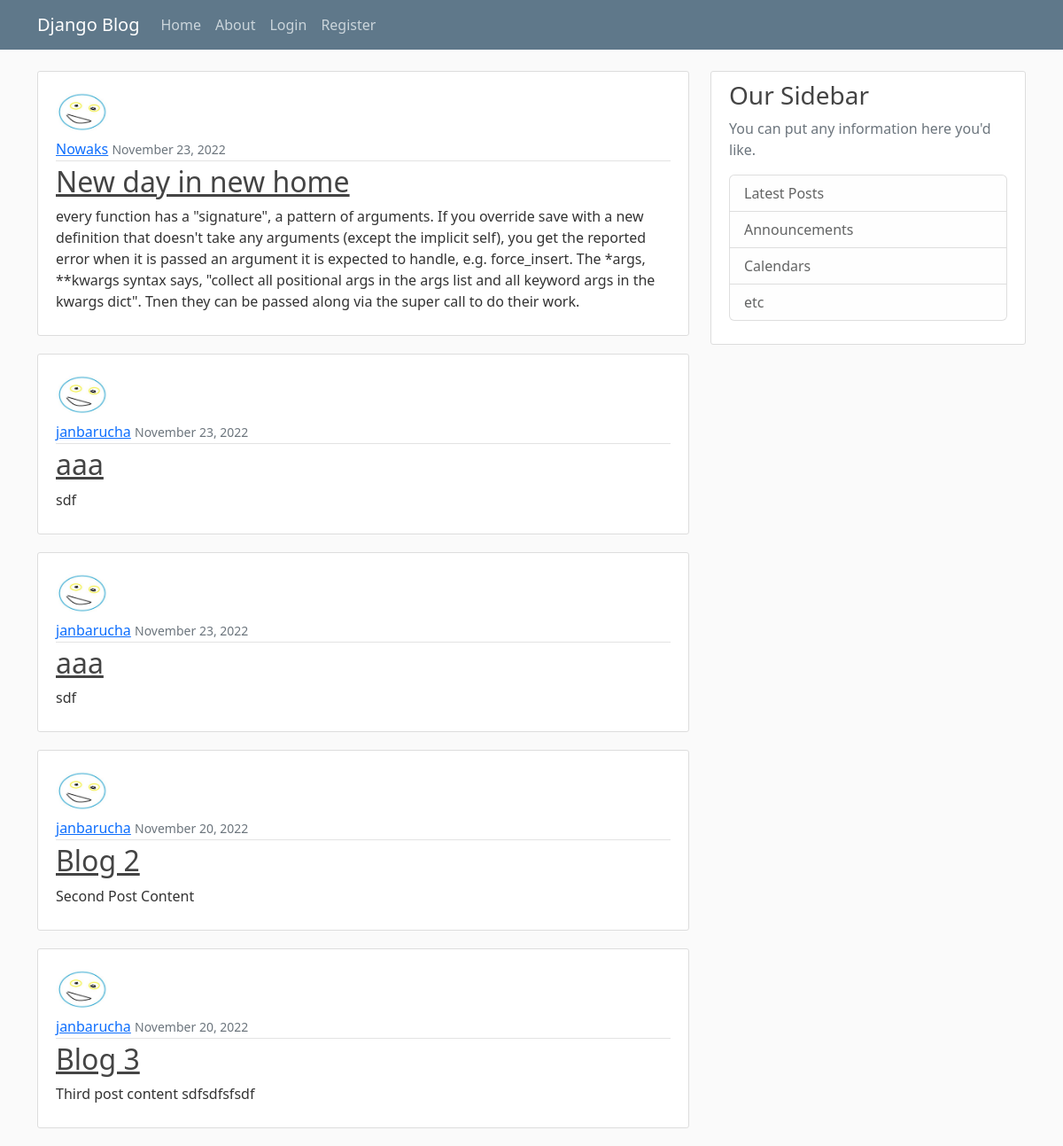
The app's page /, older data.
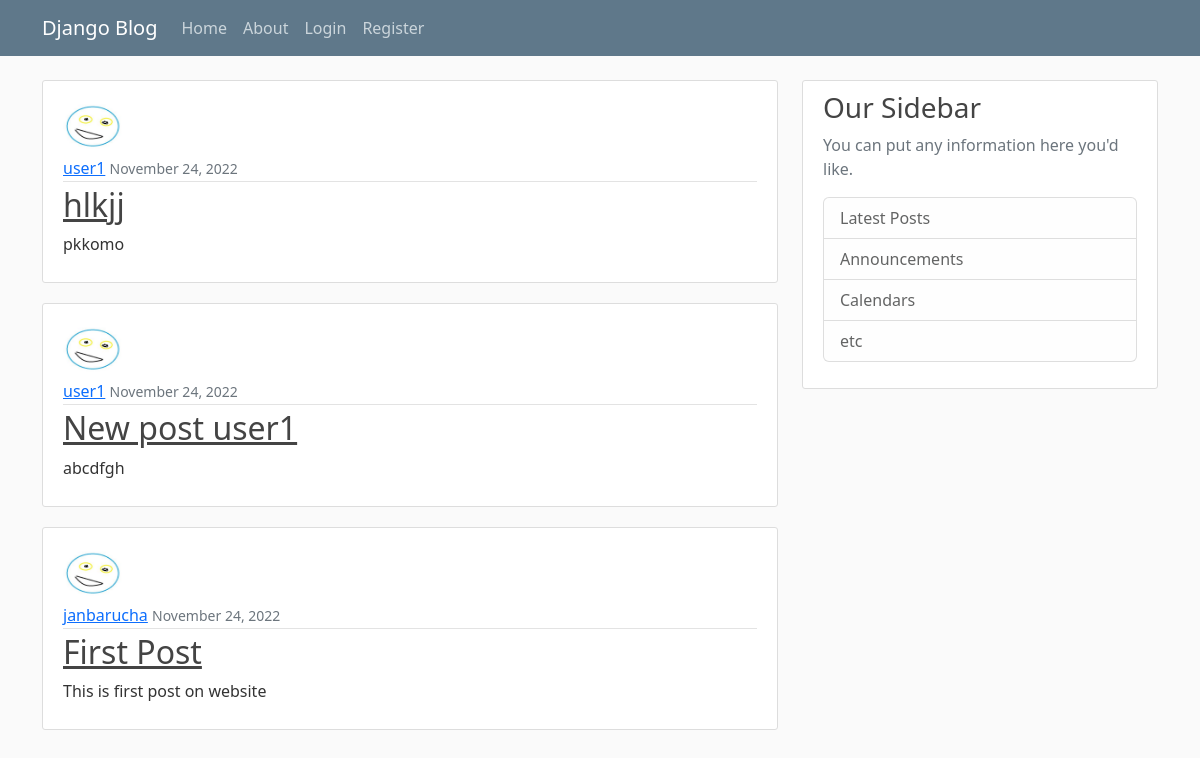
The same page, newer data.
### blog/models.py (models this page shows, shortened)
class Post(models.Model):
    title = models.CharField(max_length=50)
    content = models.TextField()
    date_posted = models.DateTimeField(default=timezone.now())
    author = models.ForeignKey(User, on_delete=models.CASCADE)

### users/models.py (models this page shows, shortened)
class Profile(models.Model):
    user = models.OneToOneField(User, on_delete=models.CASCADE)
    image = models.ImageField(default='mypicture.jpg', upload_to='profile_pics')

### blog/views.py (the view)
# urls.py: path('', PostListView.as_view(), name='blog-home'),
class PostListView(ListView):
    model = Post
    template_name = 'blog/home.html'
    context_object_name = 'posts'
    ordering = ['-date_posted']
    paginate_by = 5

### blog/templates/blog/home.html
{% extends "blog/base.html" %}
{% block content %}
    {% for post in posts %}
        <article class="media content-section">
            <img class= "rounded-circle article-img" src="{{ post.author.profile.image.url }}" >
            <div class="media-body">
                <div class="article-metadata">
                    <a class="mr-2" href="#">{{ post.author }}</a>
                    <small class="text-muted">{{ post.date_posted | date:"F d, Y" }}</small>
            </div>
            <h2><a class="article-title" href="{% url 'post-detail' post.id %}">{{ post.title }}</a></h2>
        <p class="article-content">{{ post.content }}</p>
  </div>
</article>
    {% endfor %}
{% endblock content %}

### blog/templates/blog/base.html (shortened to what this page needs)
{% load static %}
<!DOCTYPE html>
<html lang="en">
<head>
    <link href="https://cdn.jsdelivr.net/npm/bootstrap@5.2.2/dist/css/bootstrap.min.css" rel="stylesheet">
    <link rel ="stylesheet" type="text/css" href="{% static 'blog/main.css' %}" >
</head>
<body>
<header class="site-header">
      <nav class="navbar navbar-expand-md navbar-dark bg-steel fixed-top">
        <div class="container">
          <a class="navbar-brand mr-4" href="{% url 'blog-home' %}">Django Blog</a>
          <div class="collapse navbar-collapse" id="navbarToggle">
            <div class="navbar-nav mr-auto">
              <a class="nav-item nav-link" href="{% url 'blog-home' %}">Home</a>
              <a class="nav-item nav-link" href="{% url 'blog-about' %}">About</a>
            </div>
            <div class="navbar-nav">
              {% if user.is_authenticated %}
                <a class="nav-item nav-link" href="{% url 'post-create' %}">New Post</a>
                <a class="nav-item nav-link" href="{% url 'profile' %}">Profile</a>
                <a class="nav-item nav-link" href="{% url 'logout' %}">Logout</a>
              {% else %}
                <a class="nav-item nav-link" href="{% url 'login' %}">Login</a>
                <a class="nav-item nav-link" href="{% url 'register' %}">Register</a>
              {% endif %}
            </div>
          </div>
        </div>
      </nav>
</header>
    <main role="main" class="container">
  <div class="row">
    <div class="col-md-8">
      {% block content %} {% endblock %}
    </div>
    <div class="col-md-4">
      <div class="content-section">
        <h3>Our Sidebar</h3>
        <p class='text-muted'>You can put any information here you'd like.
          <ul class="list-group">
            <li class="list-group-item list-group-item-light">Latest Posts</li>
            <li class="list-group-item list-group-item-light">Announcements</li>
            <li class="list-group-item list-group-item-light">Calendars</li>
            <li class="list-group-item list-group-item-light">etc</li>
          </ul>
        </p>
      </div>
    </div>
  </div>
</main>
  </body>
</body>
</html>

### blog/static/blog/main.css (style rules this page uses)
body { background: #fafafa; color: #333333; margin-top: 5rem; }
h1, h2, h3, h4, h5, h6 { color: #444444; }
ul { margin: 0; }
.bg-steel { background-color: #5f788a; }
.site-header .navbar-nav .nav-link { color: #cbd5db; }
.content-section { background: #ffffff; padding: 10px 20px; border: 1px solid #dddddd; border-radius: 3px; margin-bottom: 20px; }
.article-title { color: #444444; }
.article-content { white-space: pre-line; }
.article-img { height: 65px; width: 65px; margin-right: 16px; }
.article-metadata { padding-bottom: 1px; margin-bottom: 4px; border-bottom: 1px solid #e3e3e3 }

Row changes from the older to the newer data that the page shows:
removed Post: author.profile.image (picture), author "Nowaks", date_posted "November 23, 2022", title "New day in new home", content "every function has a \"signature\", a pattern of arguments. If you override save with a new definition that doesn't take any arguments (except the implicit self), you get the reported error when it is passed an argument it is expected to handle, e.g. force_insert. The *args, **kwargs syntax says, \"collect all positional args in the args list and all keyword args in the kwargs dict\". Tnen they can be passed along via the super call to do their work."
removed Post: author.profile.image (picture), author "janbarucha", date_posted "November 23, 2022", title "aaa", content "sdf"
removed Post: author.profile.image (picture), author "janbarucha", date_posted "November 23, 2022", title "aaa", content "sdf"
removed Post: author.profile.image (picture), author "janbarucha", date_posted "November 20, 2022", title "Blog 2", content "Second Post Content"
removed Post: author.profile.image (picture), author "janbarucha", date_posted "November 20, 2022", title "Blog 3", content "Third post content sdfsdfsfsdf"
added Post: author.profile.image (picture), author "user1", date_posted "November 24, 2022", title "hlkjj", content "pkkomo"
added Post: author.profile.image (picture), author "user1", date_posted "November 24, 2022", title "New post user1", content "abcdfgh"
added Post: author.profile.image (picture), author "janbarucha", date_posted "November 24, 2022", title "First Post", content "This is first post on website"
